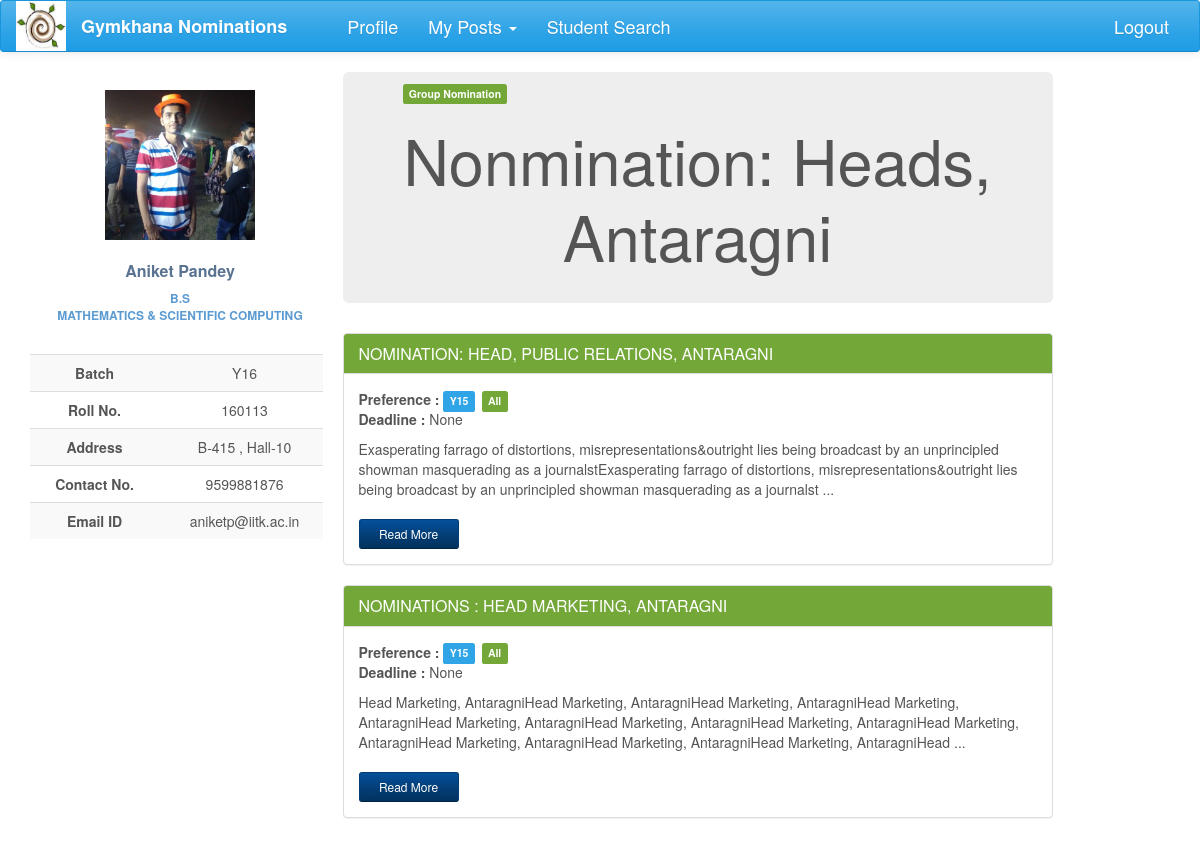
Before: /nominations/group_nomi_detail/12/ (signed in) with the older database file.
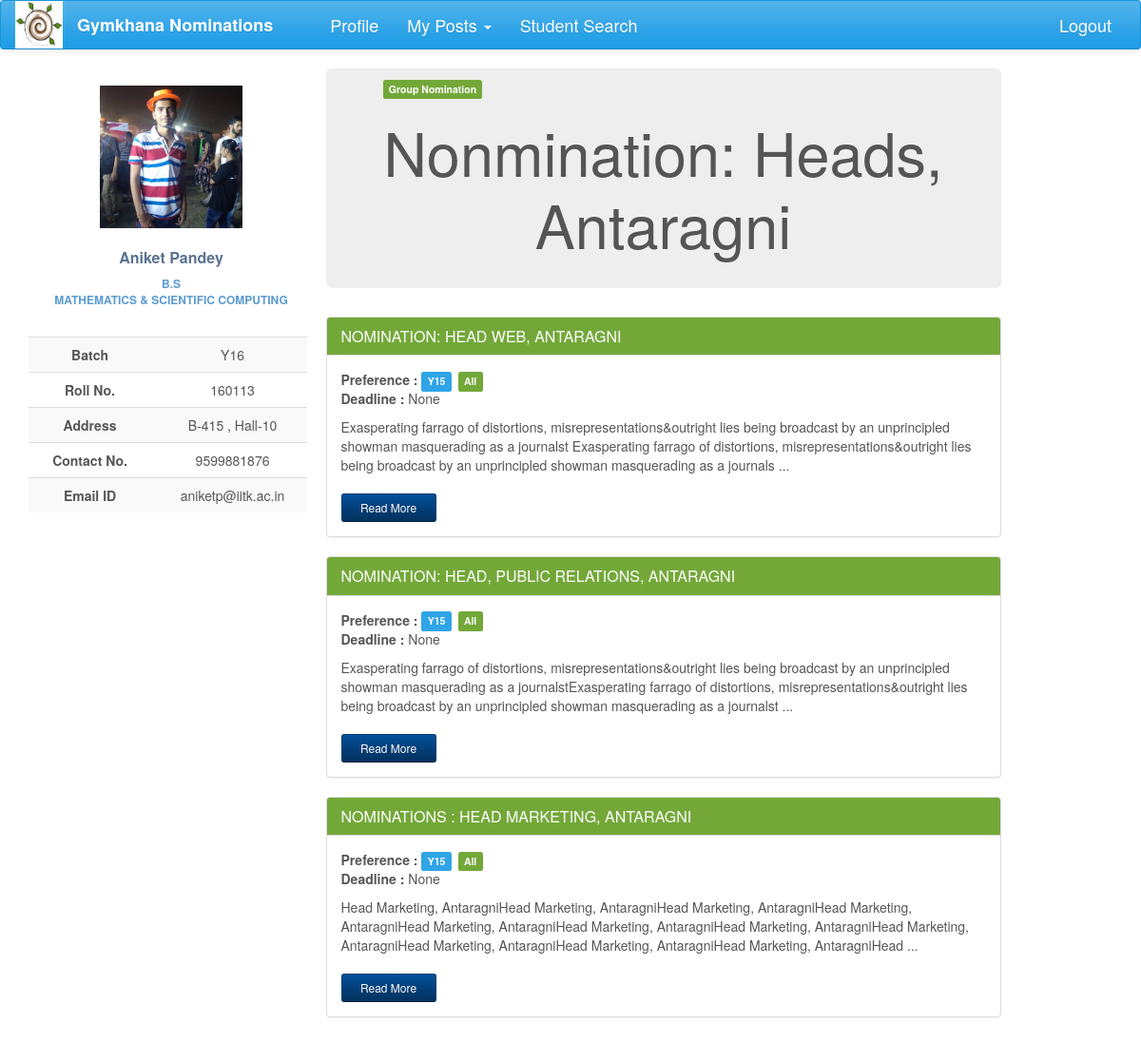
After: the same page with the newer database file.
### nomi/models.py (models this page shows, shortened)
class UserProfile(models.Model):
    user = models.OneToOneField(User, on_delete=models.CASCADE)
    user_img = models.ImageField(upload_to=user_directory_path, null=True, blank=True)
    name = models.CharField(max_length=40, blank=True)
    roll_no = models.IntegerField(null=True)
    year = models.CharField(max_length=4, choices=YEAR, default='Y16')
    programme = models.CharField(max_length=7, choices=PROGRAMME, default='B.Tech')
    department = models.CharField(max_length=200, choices=DEPT, default='AE')
    hall = models.CharField(max_length=10, choices=HALL, default=1)
    room_no = models.CharField(max_length=10, null=True, blank=True)
    contact = models.CharField(max_length=10, null=True, blank=True)
    def image_url(self):
        if self.user_img and hasattr(self.user_img, 'url'):
            return self.user_img.url
        else:
            return '/static/nomi/img/banner.png'

class GroupNomination(models.Model):
    name = models.CharField(max_length=2000, null=True)
    description = models.CharField(max_length=5000, null=True, blank=True)
    nominations = models.ManyToManyField(Nomination, symmetrical=False, blank=True)
    status = models.CharField(max_length=50, choices=G_STATUS, default='created')
    opening_date = models.DateField(null=True, blank=True, default=timezone.now)
    approvals = models.ManyToManyField(Post, related_name='group_approvals', symmetrical=False, blank=True)
    tags = models.ManyToManyField(Club, related_name='club_group', symmetrical=False, blank=True)

class Nomination(models.Model):
    name = models.CharField(max_length=200)
    description = models.TextField(max_length=20000, null=True, blank=True)
    brief_desc = models.TextField(max_length=300, null=True, blank=True)
    nomi_post = models.ForeignKey(Post, null=True)
    nomi_form = models.OneToOneField('forms.Questionnaire', null=True, blank=True)
    status = models.CharField(max_length=50, choices=STATUS, default='Nomination created')
    result_approvals = models.ManyToManyField(Post, related_name='result_approvals', symmetrical=False, blank=True)
    nomi_approvals = models.ManyToManyField(Post, related_name='nomi_approvals', symmetrical=False, blank=True)
    group_status = models.CharField(max_length=50, choices= GROUP_STATUS, default='normal')
    tags = models.ManyToManyField(Club, related_name='club_nomi', symmetrical=False, blank=True)
    opening_date = models.DateField(null=True, blank=True)
    closing_date = models.DateField(null=True, blank=True, editable=True)
    year_choice = models.CharField(max_length=100, choices=YEAR_1, null=True)
    hall_choice = models.CharField(max_length=100, choices=HALL_1, null=True)
    dept_choice = models.CharField(max_length=100, choices=DEPT_1, null=True)

### nomi/views.py (the view)
# urls.py: url(r'^group_nomi_detail/(?P<pk>\d+)/$', views.group_nomi_detail, name='group_nomi_detail'),
@login_required
def group_nomi_detail(request, pk):
    group_nomi = GroupNomination.objects.get(pk = pk)
    admin =0
    for post in request.user.posts.all():
        if post in group_nomi.approvals.all():
            admin = post
    form_confirm = ConfirmApplication(request.POST or None)
    if form_confirm.is_valid():
        group_nomi.status = 'out'
        group_nomi.save()
    return render(request, 'group_detail.html', {'group_nomi':group_nomi , 'admin':admin, 'form_confirm':form_confirm})

### nomi/global_contexts.py (called while the page is built)
def context(request):
    if request.user.is_authenticated:
        try:
            my_profile = UserProfile.objects.get(user=request.user)
            my_posts = Post.objects.filter(post_holders=request.user)
            length = len(my_posts)
            senate = False
            for post in my_posts:
                if post.perms == 'can ratify the post':
                    senate = True
            return {'my_posts': my_posts, 'my_profile': my_profile, 'senate': senate, 'length': length}
        except ObjectDoesNotExist:
            return {'my_posts': 0, 'my_profile': 0}
    else:
        return {'my_posts': 0, 'my_profile': 0}

### nomi/templates/group_detail.html (shortened to what this page needs)
{% extends 'base2.html' %}
{% load staticfiles %}
{% load bootstrap %}
{% block content %}
<div class="profile-content">
    <div class="jumbotron">
          <span class="label label-success">Group Nomination</span>
        <div class="jumbotron-title">
            <h1 style="text-align: center">{{group_nomi.name}}</h1>
        </div>
    </div>
     <div>
         {% for nomi in group_nomi.nominations.all %}
         <div class="panel panel-success">
             <div class="panel-heading">
                 <h3 class="panel-title">{{ nomi.name.upper }}</h3>
             </div>
             <div class="panel-body">
                 <span style="font-weight: bolder">Preference : </span>
                 <span class="label label-primary">{{nomi.year_choice}}</span>
                 <span class="label label-success">{{nomi.dept_choice}}</span>
                 <p><span style="font-weight: bolder"> Deadline :  </span>{{nomi.closing_date}}</p>
                 <p>{{nomi.brief_desc}} ...</p>
                 <a href="{% url 'nomi_detail' nomi_pk=nomi.pk %}"
                    class="btn btn-sm read-more-button btn-info">Read More</a>
             </div>
         </div>
         {% endfor %}
     </div>
</div>
{% endblock %}

### nomi/templates/base2.html (shortened to what this page needs)
<!DOCTYPE html>
<html lang="en">
{% load staticfiles %}
{% load bootstrap %}
<head>
    <link href="https://maxcdn.bootstrapcdn.com/bootswatch/3.3.7/cerulean/bootstrap.min.css" rel="stylesheet"
>
    <link href="https://maxcdn.bootstrapcdn.com/font-awesome/4.7.0/css/font-awesome.min.css" rel="stylesheet"
>
    <link rel="stylesheet" href="{% static 'nomi/css/main.css' %}" type="text/css">
</head>
<body>
{% block navigation %}
<nav class="navbar navbar-default" id="navbar">
    <div class="container-fluid">
        <div class="navbar-header">
            <a href="#">
                <div>
                    <img src="{% static 'nomi/img/gym.jpg' %}" width="50" height="50">
                </div>
            </a>
        </div>
        <div class="collapse navbar-collapse" id="bs-example-navbar-collapse-1">
            <ul class="nav navbar-nav">
                <li><a href="{% url 'index' %}" id="brand">Gymkhana Nominations</a></li>
                <li><a href="{% url 'profile' %}" id="navbar-links">Profile</a></li>
                {% block posts%}
                    {% if my_posts %}
                        {% if senate and length == 1 %}
                        {% else %}
                        <li class="dropdown">
                            <a href="#" class="dropdown-toggle" id="navbar-links" data-toggle="dropdown" role="button"
                               aria-expanded="false">My Posts <span class="caret"></span></a>
                        </li>
                        {% endif %}
                    {% endif %}
                {% endblock %}
                <li><a href="{% url 'info:info' %}" id="navbar-links">Student Search</a></li>
            </ul>
            <ul class="nav navbar-nav navbar-right">
                <li id="navbar-links"><a href="{% url 'logout' %}?next={% url 'login' %}">Logout</a></li>
            </ul>
        </div>
    </div>
</nav>
{% endblock %}
<div class="container-fluid">
    <div  class="row profile">
        <div class="col-lg-3 col-md-3">
            {% block profile %}
            <div id="profile" class="profile-sidebar" style="position:fixed">
                <div class="profile-userpic">
                    <img src="{{ my_profile.image_url }}" class="img-responsive" alt="">
                </div>
                <div class="profile-usertitle">
                    <div class="profile-usertitle-name">
                        {{my_profile.name}}
                    </div>
                    <div class="profile-usertitle-job">
                        {{my_profile.programme}} <br> {{my_profile.department}}
                    </div>
                </div>
                <div class="profile-usermenu">
                    <table class="table table-striped table-hover ">
                        <tbody>
                        <tr>
                            <td id="topic">Batch</td>
                            <td>{{my_profile.year}} </td>
                        </tr>
                        <tr>
                            <td id="topic">Roll No.</td>
                            <td>{{my_profile.roll_no}} </td>
                        </tr>
                        <tr>
                            <td id="topic">Address</td>
                            <td>{{my_profile.room_no}} , Hall-{{my_profile.hall}}</td>
                        </tr>
                        <tr>
                            <td id="topic">Contact No.</td>
                            <td>{{ my_profile.contact }}</td>
                        </tr>
                        <tr>
                            <td id="topic">Email ID</td>
                            <td>{{my_profile.user}}@iitk.ac.in</td>
                        </tr>
                        </tbody>
                    </table>
                </div>
            </div>
            {% endblock %}
        </div>
        <div class="col-lg-8 col-md-8">
            {% block content %}{% endblock %}
        </div>
    </div>
</div>
</body>
</html>

### nomi/static/nomi/css/main.css (style rules this page uses)
#brand { text-decoration: none; font-size: large; font-weight: bold; margin-right: 30px; }
#navbar-links { font-size: large; }
#navbar { position: fixed; width: 100%; z-index: 100; }
body { background: #ffffff; }
.profile { margin: 20px 0; }
.profile-sidebar { padding: 20px 0 10px 0; width: 300px; margin-top: 50px; }
.profile-userpic img { float: none; margin: 0 auto; width: 50%; height: 50%; }
.profile-usertitle { text-align: center; margin-top: 20px; }
.profile-usertitle-name { color: #5a7391; font-size: 16px; font-weight: 600; margin-bottom: 7px; }
.profile-usertitle-job { text-transform: uppercase; color: #5b9bd1; font-size: 12px; font-weight: 600; margin-bottom: 15px; }
.profile-usermenu { margin-top: 30px; }
.profile-usermenu table tbody tr td { text-align: center; }
#topic { font-weight: bolder; }
.profile-content { z-index: 0; margin-top: 32px; padding: 20px; background: #ffffff; min-height: 460px; }
.jumbotron { padding-top: 10px; padding-bottom: 20px; }
.btn { width: 150px; }
.read-more-button { margin-top: 10px; width: 100px; }
.panel-body p span { margin-bottom: 20px; }
.panel-success { transition: box-shadow 0.2s; }
.label { margin-right: 3px; }

Changed rows visible on the page:
now on this page (row edited): Nomination: name "NOMINATION: HEAD WEB, ANTARAGNI", year_choice "Y15", dept_choice "All", closing_date "None", brief_desc "Exasperating farrago of distortions, misrepresentations&outright lies being broadcast by an unprincipled showman masquerading as a journalst Exasperating farrago of distortions, misrepresentations&outright lies being broadcast by an unprincipled showman masquerading as a journals"
